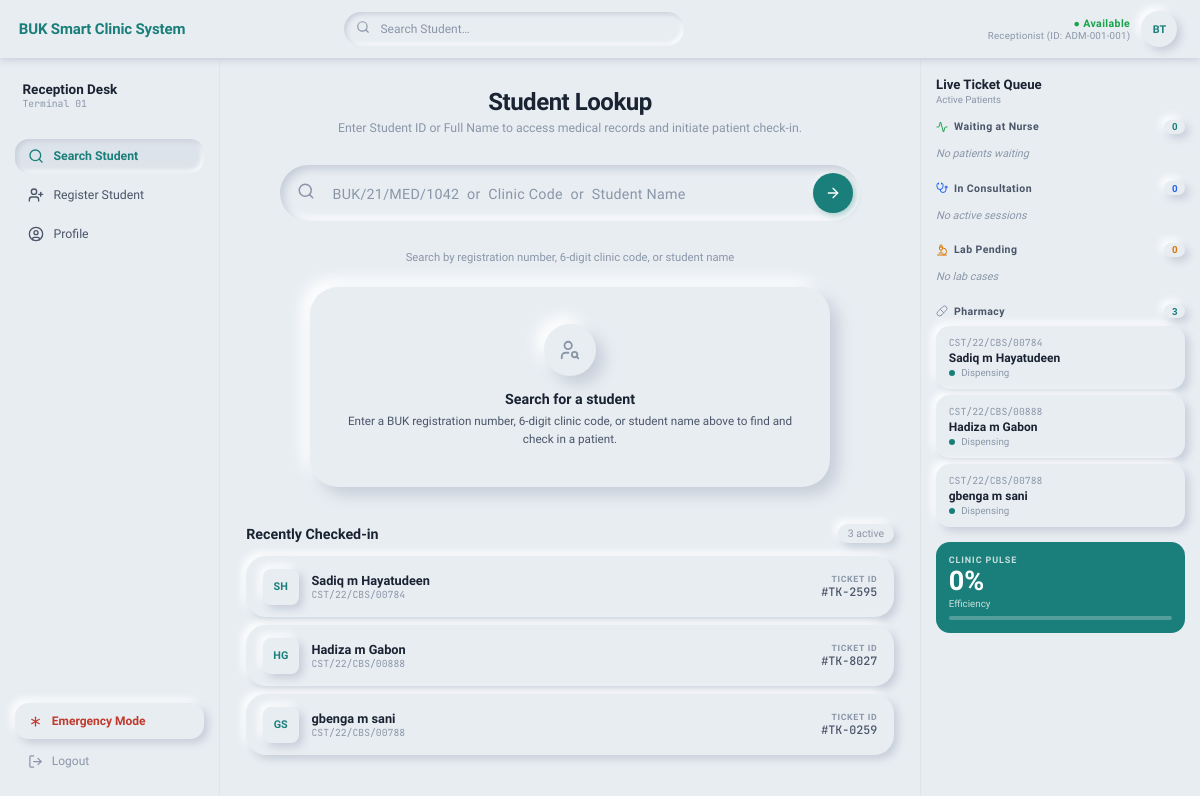
The app's page /reception/search/ (signed in) with its own data.
### apps/users/models.py (models this page shows, shortened)
class User(AbstractUser):
    class Role(models.TextChoices):
        ADMIN = "ADMIN", "Administrator"
        RECEPTIONIST = "RECEPTIONIST", "Receptionist"
        NURSE = "NURSE", "Nurse"
        DOCTOR = "DOCTOR", "Doctor"
        LAB_TECH = "LAB_TECH", "Lab Technician"
        PHARMACIST = "PHARMACIST", "Pharmacist"
    username = None
    email = models.EmailField(unique=True)
    role = models.CharField(
        max_length=20, choices=Role.choices, default=Role.RECEPTIONIST
    )
    staff_id = models.CharField(max_length=20, unique=True)
    phone_number = models.CharField(max_length=20, blank=True)
    profile_photo = models.ImageField(upload_to="staff/photos/", null=True, blank=True)
    objects = UserManager()
    USERNAME_FIELD = "email"
    REQUIRED_FIELDS = ["staff_id", "first_name", "last_name"]
    class Meta:
        verbose_name = "User"
        verbose_name_plural = "Users"

### apps/clinic/models.py (models this page shows, shortened)
class Encounter(models.Model):
    class Status(models.TextChoices):
        RECEPTION    = "RECEPTION",    "Awaiting Vitals"
        TRIAGE       = "TRIAGE",       "Awaiting Consultation"
        CONSULTATION = "CONSULTATION", "With Doctor"
        LABORATORY   = "LAB",          "In Laboratory"
        PHARMACY     = "PHARMACY",     "Awaiting Medication"
        CLOSED       = "CLOSED",       "Completed"
        EMERGENCY    = "EMERGENCY",    "Emergency"
    class Priority(models.IntegerChoices):
        NORMAL    = 1, "Normal"
        URGENT    = 2, "Urgent"
        EMERGENCY = 3, "Emergency"
    patient  = models.ForeignKey(Patient, on_delete=models.CASCADE, related_name="encounters")
    visit_id = models.UUIDField(default=uuid.uuid4, editable=False, unique=True)
    status   = models.CharField(max_length=20, choices=Status.choices, default=Status.RECEPTION)
    priority = models.IntegerField(choices=Priority.choices, default=Priority.NORMAL)
    temperature    = models.DecimalField(max_digits=4, decimal_places=1, null=True, blank=True)
    weight         = models.DecimalField(max_digits=5, decimal_places=2, null=True, blank=True)
    blood_pressure = models.CharField(max_length=20, blank=True, null=True)
    heart_rate     = models.IntegerField(null=True, blank=True)
    spo2           = models.IntegerField(null=True, blank=True, help_text="Blood oxygen saturation %")
    triage_notes   = models.TextField(blank=True)
    chief_complaint = models.TextField(blank=True)
    clinical_notes  = models.TextField(blank=True)
    diagnosis       = models.TextField(blank=True)
    doctor_assigned = models.ForeignKey(
        settings.AUTH_USER_MODEL,
        on_delete=models.SET_NULL, null=True, blank=True,
        related_name="doctor_encounters",
        limit_choices_to={"role": "DOCTOR"},
    )
    checked_in_by = models.ForeignKey(
        settings.AUTH_USER_MODEL,
        on_delete=models.SET_NULL, null=True, blank=True,
        related_name="checkins_done",
    )
    created_at = models.DateTimeField(auto_now_add=True)
    closed_at  = models.DateTimeField(null=True, blank=True)
    class Meta:
        ordering = ["-priority", "created_at"]
    @property
    def ticket_number(self):
        n = str(self.visit_id.int)[-4:]
        return f"#TK-{n}"

class Patient(models.Model):
    GENDER_CHOICES = [("M", "Male"), ("F", "Female")]
    first_name    = models.CharField(max_length=255)
    middle_name   = models.CharField(max_length=255, blank=True)
    last_name     = models.CharField(max_length=255)
    reg_number    = models.CharField(max_length=30, unique=True)
    gender        = models.CharField(max_length=1, choices=GENDER_CHOICES, blank=True)
    date_of_birth = models.DateField(null=True, blank=True)
    clinic_code   = models.CharField(max_length=6, blank=True, unique=True)
    phone_number  = models.CharField(max_length=20, blank=True)
    email         = models.EmailField(blank=True)
    faculty    = models.CharField(max_length=100, blank=True)
    department = models.CharField(max_length=100, blank=True)
    level      = models.IntegerField(null=True, blank=True)
    address    = models.TextField(blank=True)
    blood_group     = models.CharField(max_length=5, blank=True)
    genotype        = models.CharField(max_length=5, blank=True)
    allergies       = models.TextField(blank=True)
    medical_history = models.TextField(blank=True)
    next_of_kin_name  = models.CharField(max_length=255, blank=True)
    next_of_kin_phone = models.CharField(max_length=20, blank=True)
    photo        = models.ImageField(upload_to="patients/photos/", null=True, blank=True)
    sif_document = models.FileField(
        upload_to="patients/sif/",
        null=True, blank=True,
        help_text="Student Information Form — PDF or image"
    )
    created_at = models.DateTimeField(auto_now_add=True)
    updated_at = models.DateTimeField(auto_now=True)
    class Meta:
        ordering = ["last_name", "first_name"]
    @property
    def full_name(self):
        parts = [self.first_name]
        if self.middle_name:
            parts.append(self.middle_name)
        parts.append(self.last_name)
        return " ".join(parts)
    @property
    def initials(self):
        return f"{self.first_name[:1]}{self.last_name[:1]}".upper()

### apps/clinic/views.py (the view)
# urls.py: path("reception/search/", views.search_view, name="search"),
@login_required(login_url="clinic:login")
def search_view(request):
    if not _require_receptionist(request):
        raise PermissionDenied
    ctx = _ctx(request)
    ctx["active_nav"] = "search"
    return render(request, "clinic/search.html", ctx)

### apps/clinic/templates/clinic/search.html (shortened to what this page needs)
{% extends "clinic/base.html" %}
{% block content %}
<div class="lookup-hero">
  <h1 class="lookup-title">Student Lookup</h1>
  <p class="lookup-sub">Enter Student ID or Full Name to access medical records and initiate patient check-in.</p>
</div>
<div class="search-bar-wrap">
  <span class="search-ico-left"></span>
  <input
    id="search-inp"
    class="search-bar"
    type="search" name="q"
    autocomplete="off" spellcheck="false"
    placeholder="BUK/21/MED/1042  or  Clinic Code  or  Student Name"
    hx-get="{% url 'clinic:patient_search' %}"
    hx-trigger="input changed delay:400ms, keyup[key=='Enter']"
    hx-target="#search-result"
    hx-indicator="#s-spin"
  >
  <button type="button" class="search-submit" onclick="doSearch()">
    <i data-lucide="arrow-right" style="width:16px;height:16px;"></i>
  </button>
</div>
<div class="search-sub-text">
  Search by registration number, 6-digit clinic code, or student name
</div>
<div id="search-result">
  <div class="state-card">
    <div style="width:52px;height:52px;border-radius:50%;background:var(--bg);box-shadow:var(--neo-md);display:flex;align-items:center;justify-content:center;margin:0 auto 1rem;color:var(--text-3);">
      <i data-lucide="user-search" style="width:22px;height:22px;"></i>
    </div>
    <h3>Search for a student</h3>
    <p>Enter a BUK registration number, 6-digit clinic code, or student name above to find and check in a patient.</p>
  </div>
</div>
<div class="recent-section">
  <div class="recent-header">
    <span class="recent-title">Recently Checked-in</span>
    <span class="recent-count" id="recent-count">{{ recent_encounters|length }} active</span>
  </div>
  <div id="recent-list"
    hx-get="{% url 'clinic:recent_checkins' %}"
    hx-trigger="load, refreshRecent from:body every 20s"
    hx-swap="innerHTML">
    {% include "clinic/partials/recent_checkins.html" %}
  </div>
</div>
{% endblock %}

### apps/clinic/templates/clinic/base.html (shortened to what this page needs)
<!DOCTYPE html>
<html lang="en">
<head>
</head>
<body>
{% block page_wrap %}
<div class="page-shell">
  <header class="topbar">
    <span class="tb-brand">BUK Smart Clinic System</span>
    <div class="tb-search">
      <span class="tb-search-ico"></span>
      <input class="tb-search-inp" type="search" placeholder="Search Student…"
        id="tb-search-inp"
        name="q"
        hx-get="{% url 'clinic:patient_search' %}"
        hx-trigger="input changed delay:400ms"
        hx-target="#search-result"
        hx-push-url="{% url 'clinic:search' %}">
    </div>
    <div class="tb-right">
      <div class="tb-status">
        <span class="tb-available">● Available</span>
        <span class="tb-role">{{ request.user.get_role_display|default:"Receptionist" }} (ID: {{ request.user.staff_id|default:request.user.id }})</span>
      </div>
      <a href="{% url 'clinic:profile' %}" class="tb-avatar" title="Profile">
        {% if request.user.profile_photo %}
          <img src="{{ request.user.profile_photo.url }}" alt="avatar">
        {% else %}
          <span class="tb-avatar-initials">{{ request.user.first_name|first|upper }}{{ request.user.last_name|first|upper }}</span>
        {% endif %}
      </a>
    </div>
  </header>
  <nav class="sidebar">
    <div class="sidebar-section">
      <div class="sidebar-desk">Reception Desk</div>
      <div class="sidebar-term">Terminal 01</div>
    </div>
    <div style="height:1rem;"></div>
    <a href="{% url 'clinic:search' %}" class="nav-link {% if active_nav == 'search' %}active{% endif %}">
      <i data-lucide="search" style="width:16px;height:16px;"></i>
      Search Student
    </a>
    <a href="{% url 'clinic:register' %}" class="nav-link {% if active_nav == 'register' %}active{% endif %}">
      <i data-lucide="user-plus" style="width:16px;height:16px;"></i>
      Register Student
    </a>
    <a href="{% url 'clinic:profile' %}" class="nav-link {% if active_nav == 'profile' %}active{% endif %}">
      <i data-lucide="user-circle" style="width:16px;height:16px;"></i>
      Profile
    </a>
    <div class="sidebar-spacer"></div>
    <button class="emergency-btn" onclick="openEmergencyModal()" type="button">
      <i data-lucide="asterisk" style="width:15px;height:15px;"></i>
      Emergency Mode
    </button>
    <a href="{% url 'clinic:logout' %}" class="logout-btn">
      <i data-lucide="log-out" style="width:15px;height:15px;"></i>
      Logout
    </a>
  </nav>
  <main class="main-content">
    {% block content %}{% endblock %}
  </main>
  <aside class="queue-pane">
    <div>
      <div class="qp-title">Live Ticket Queue</div>
      <div class="qp-sub">Active Patients</div>
    </div>
    <div id="queue-pane-body"
      hx-get="{% url 'clinic:queue_stats' %}"
      hx-trigger="load, refreshQueue from:body every 15s"
      hx-swap="innerHTML">
      {% include "clinic/partials/queue_stats.html" %}
    </div>
  </aside>
</div>
{% endblock %}
</body>
</html>

### apps/clinic/templates/clinic/partials/recent_checkins.html
{% if recent_encounters %}
{% for encounter in recent_encounters %}
<div class="recent-item">
  <div class="ri-ava {% if encounter.priority == 3 %}emg{% elif encounter.priority == 2 %}urg{% endif %}">
    {{ encounter.patient.initials }}
  </div>
  <div class="ri-info">
    <div class="ri-name">{{ encounter.patient.full_name }}</div>
    <div class="ri-reg">{{ encounter.patient.reg_number }}</div>
  </div>
  <div class="ri-right">
    <div class="ri-lbl">Ticket ID</div>
    <div class="ri-ticket">{{ encounter.ticket_number }}</div>
  </div>
</div>
{% endfor %}
{% else %}
<div style="padding:1.5rem 0;text-align:center;font-size:0.78rem;color:var(--text-3);">
  <i data-lucide="inbox" style="width:24px;height:24px;display:block;margin:0 auto 0.4rem;opacity:0.35;"></i>
  No check-ins yet today
</div>
{% endif %}

### apps/clinic/templates/clinic/partials/queue_stats.html (shortened to what this page needs)
<div class="qs-header">
  <span class="qs-label">
    <i data-lucide="activity" style="width:12px;height:12px;color:var(--green);"></i>
    Waiting at Nurse
  </span>
  <span class="qs-count">{{ queue_stats.waiting_nurse }}</span>
</div>
{% with nurse_queue=recent_encounters %}
{% if queue_stats.waiting_nurse == 0 %}
<div class="no-active">No patients waiting</div>
{% endif %}
{% endwith %}
<div class="qs-header" style="margin-top:1rem;">
  <span class="qs-label">
    <i data-lucide="stethoscope" style="width:12px;height:12px;color:var(--blue);"></i>
    In Consultation
  </span>
  <span class="qs-count" style="color:var(--blue);">{{ queue_stats.with_doctor }}</span>
</div>
{% if queue_stats.with_doctor == 0 %}
<div class="no-active">No active sessions</div>
{% endif %}
<div class="qs-header" style="margin-top:1rem;">
  <span class="qs-label">
    <i data-lucide="microscope" style="width:12px;height:12px;color:var(--amber);"></i>
    Lab Pending
  </span>
  <span class="qs-count" style="color:var(--amber);">{{ queue_stats.in_lab }}</span>
</div>
{% if queue_stats.in_lab == 0 %}
<div class="no-active">No lab cases</div>
{% endif %}
<div class="qs-header" style="margin-top:1rem;">
  <span class="qs-label">
    <i data-lucide="pill" style="width:12px;height:12px;color:var(--text-3);"></i>
    Pharmacy
  </span>
  <span class="qs-count">{{ queue_stats.at_pharmacy }}</span>
</div>
{% for enc in recent_encounters %}
{% if enc.status == 'PHARMACY' %}
<div class="queue-ticket">
  <div class="qt-reg">{{ enc.patient.reg_number }}</div>
  <div class="qt-name">{{ enc.patient.full_name }}</div>
  <div class="qt-meta">
    <span class="qt-dot dot-teal"></span>
    Dispensing
  </div>
</div>
{% endif %}
{% endfor %}
{% with total=queue_stats.waiting_nurse|add:queue_stats.with_doctor|add:queue_stats.in_lab|add:queue_stats.at_pharmacy %}
<div class="clinic-pulse-card" style="margin-top:1rem;">
  <div class="cp-label">Clinic Pulse</div>
  {% if total == 0 %}
  <div class="cp-val">Idle</div>
  <div class="cp-sub">Queue clear</div>
  {% elif total < 10 %}
  <div class="cp-val">{{ queue_stats.with_doctor|add:queue_stats.closed_today }}%</div>
  <div class="cp-sub">Efficiency</div>
  {% else %}
  <div class="cp-val">{{ total }}</div>
  <div class="cp-sub">Total active</div>
  {% endif %}
  <div class="cp-bar">
  </div>
</div>
{% endwith %}

### records on screen
User: user.role "Receptionist", user.staff_id "ADM-001-001", user.first_name|first "B", user.last_name|first "T"
Encounter: patient.initials "SH", patient.full_name "Sadiq m Hayatudeen", patient.reg_number "CST/22/CBS/00784", ticket_number "#TK-2595"
Encounter: patient.initials "HG", patient.full_name "Hadiza m Gabon", patient.reg_number "CST/22/CBS/00888", ticket_number "#TK-8027"
Encounter: patient.initials "GS", patient.full_name "gbenga m sani", patient.reg_number "CST/22/CBS/00788", ticket_number "#TK-0259"

### other values on screen
{{ recent_encounters|length }} "3"
{{ queue_stats.waiting_nurse }} "0"
{{ queue_stats.with_doctor }} "0"
{{ queue_stats.in_lab }} "0"
{{ queue_stats.at_pharmacy }} "3"
{{ queue_stats.with_doctor|add:queue_stats.closed_today }} "0"
